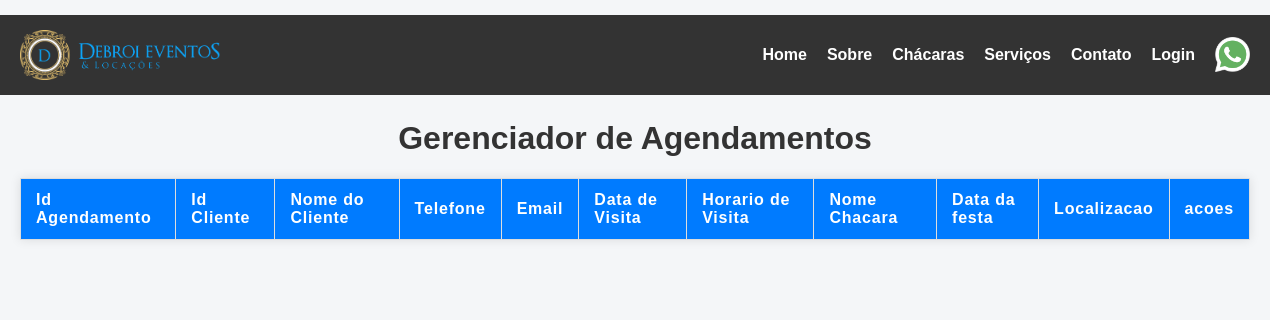
The app's page /gerenciaAgendamentos.php, older data.
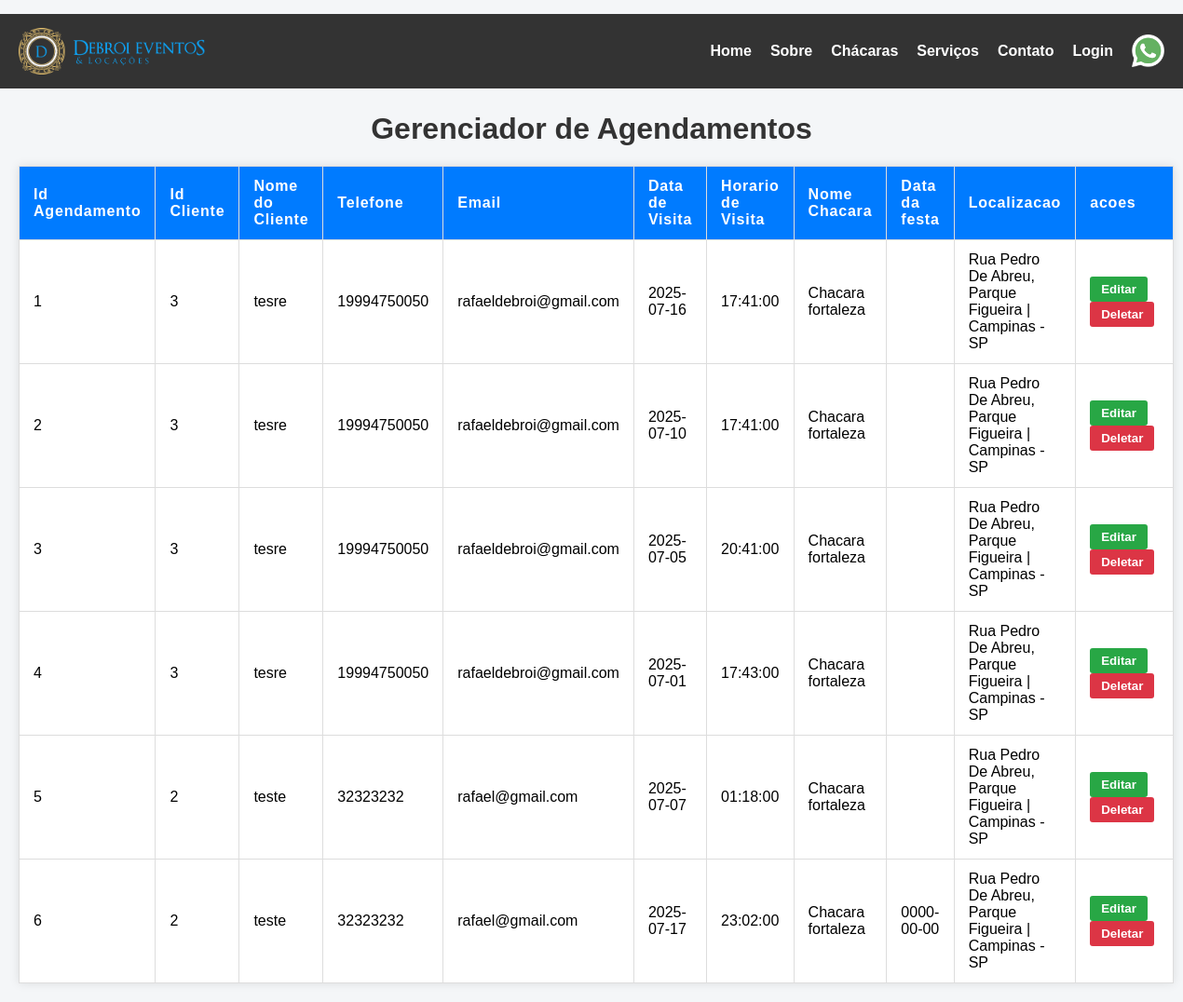
The same page, newer data.
### tables this page shows
CREATE TABLE `usuario` (
  `IdCliente` int(11) NOT NULL AUTO_INCREMENT,
  `Nome` varchar(100) NOT NULL,
  `Email` varchar(255) NOT NULL,
  `Telefone` varchar(15) NOT NULL,
  `Senha` varchar(100) NOT NULL,
  `Cpf` varchar(11) NOT NULL,
  `Admin` int(1) DEFAULT NULL,
  `zap` int(1) DEFAULT NULL,
  PRIMARY KEY (`IdCliente`)
);

CREATE TABLE `agendamentovisita` (
  `IdAgendamentoVisita` int(11) NOT NULL AUTO_INCREMENT,
  `IdCliente` int(11) NOT NULL,
  `DataVisita` date NOT NULL,
  `Hora` time NOT NULL,
  `IdChacara` int(11) NOT NULL,
  `DataFesta` date DEFAULT NULL,
  `ConfirmacaoAgendamento` int(11) DEFAULT NULL,
  `Mensagem` varchar(500) DEFAULT NULL,
  PRIMARY KEY (`IdAgendamentoVisita`),
  KEY `IdCliente` (`IdCliente`),
  KEY `IdChacara` (`IdChacara`),
  CONSTRAINT `agendamentovisita_ibfk_1` FOREIGN KEY (`IdCliente`) REFERENCES `usuario` (`IdCliente`),
  CONSTRAINT `agendamentovisita_ibfk_2` FOREIGN KEY (`IdChacara`) REFERENCES `chacaras` (`IdChacaras`)
);

CREATE TABLE `chacaras` (
  `IdChacaras` int(11) NOT NULL AUTO_INCREMENT,
  `IdProprietario` int(11) NOT NULL,
  `Nome` varchar(100) NOT NULL,
  `Descricao` varchar(500) NOT NULL,
  `IdInfoChacaras` int(11) NOT NULL,
  `IdEndereco` int(11) NOT NULL,
  `IdCorretor` int(11) NOT NULL,
  `LocalizacaoUrlMaps` varchar(1000) NOT NULL,
  PRIMARY KEY (`IdChacaras`),
  KEY `IdProprietario` (`IdProprietario`),
  KEY `IdInfoChacaras` (`IdInfoChacaras`),
  KEY `IdEndereco` (`IdEndereco`),
  KEY `IdCorretor` (`IdCorretor`),
  CONSTRAINT `chacaras_ibfk_1` FOREIGN KEY (`IdProprietario`) REFERENCES `proprietario` (`IdProprietario`),
  CONSTRAINT `chacaras_ibfk_2` FOREIGN KEY (`IdInfoChacaras`) REFERENCES `infochacaras` (`IdInfoChacaras`),
  CONSTRAINT `chacaras_ibfk_3` FOREIGN KEY (`IdEndereco`) REFERENCES `endereco` (`IdEndereco`),
  CONSTRAINT `chacaras_ibfk_4` FOREIGN KEY (`IdCorretor`) REFERENCES `corretor` (`IdCorretor`)
);

CREATE TABLE `endereco` (
  `IdEndereco` int(11) NOT NULL AUTO_INCREMENT,
  `Cep` bigint(20) NOT NULL,
  `rua` varchar(100) NOT NULL,
  `bairro` varchar(100) NOT NULL,
  `cidade` varchar(100) NOT NULL,
  `Estado_Id` int(11) NOT NULL,
  `numero` int(11) NOT NULL,
  PRIMARY KEY (`IdEndereco`),
  KEY `Estado_Id` (`Estado_Id`),
  CONSTRAINT `endereco_ibfk_1` FOREIGN KEY (`Estado_Id`) REFERENCES `estado` (`IdEstado`)
);

CREATE TABLE `estado` (
  `IdEstado` int(11) NOT NULL AUTO_INCREMENT,
  `Estados` varchar(100) NOT NULL,
  PRIMARY KEY (`IdEstado`)
);

### html/gerenciaAgendamentos.php (the view, shortened to what this page needs)
<?php
include('conexao.php');
$AgendamentoSQl = " SELECT
                        a.IdAgendamentoVisita,
                        c.IdCliente,
                        c.Nome AS NomeUsuario,
                        c.Telefone,
                        c.Email,
                        ch.Nome AS NomeChacara,
                        a.DataVisita,
                        a.DataFesta,
                        a.Hora,
                        e.cep,
                        e.rua,
                        e.bairro,
                        e.cidade,
                        e.numero,
                        es.Estados
                        FROM usuario c
                        inner JOIN agendamentovisita a ON a.IdCliente = c.IdCliente
                        inner JOIN chacaras ch ON ch.IdChacaras = a.IdChacara
                        inner JOIN endereco e ON e.IdEndereco = ch.IdEndereco
                        INNER JOIN estado es ON es.IdEstado = e.Estado_Id ;";
$agendamentoConsulta = mysqli_query($conecta, $AgendamentoSQl);
?>
<!DOCTYPE html>
<html lang="pt-BR">
<head>
</head>
<body>
    <header>
        <?php include 'menuBarra.php'; ?>
    </header>
    <div class="TudoviewUser">
        <h1>Gerenciador de Agendamentos</h1>
        <div class="table-container">
            <table>
                <thead>
                    <tr>
                        <th>Id Agendamento</th>
                        <th>Id Cliente</th>
                        <th>Nome do Cliente</th>
                        <th>Telefone</th>
                        <th>Email</th>
                        <th>Data de Visita</th>
                        <th>Horario de Visita</th>
                        <th>Nome Chacara</th>
                        <th>Data da festa</th>
                        <th>Localizacao</th>
                        <th>acoes</th>
                    </tr>
                </thead>
                <tbody>
                    <?php while ($Agendamento = mysqli_fetch_assoc($agendamentoConsulta)) {  ?>
                        <tr>
                            <td><?php echo $Agendamento["IdAgendamentoVisita"]; ?></td>
                            <td><?php echo $Agendamento["IdCliente"]; ?></td>
                            <td><?php echo $Agendamento["NomeUsuario"]; ?></td>
                            <td><?php echo $Agendamento["Telefone"]; ?></td>
                            <td><?php echo $Agendamento["Email"]; ?></td>
                            <td><?php echo $Agendamento["DataVisita"]; ?></td>
                            <td><?php echo $Agendamento["Hora"]; ?></td>
                            <td><?php echo $Agendamento["NomeChacara"]; ?></td>
                            <td><?php echo $Agendamento["DataFesta"]; ?></td>
                            <td><?php echo $Agendamento["rua"] . ", " . $Agendamento["bairro"] . " | " . $Agendamento["cidade"] . " - " . $Agendamento["Estados"]; ?>
                            </td>
                            <td class="actions">
                                <button class="edit-btn">Editar</button>
                                <br>
                                <button class="delete-btn">Deletar</button>
                            </td>
                        </tr>
                    <?php } ?>
                </tbody>
            </table>
        </div>
    </div>
</body>
</html>

### html/menuBarra.php (shortened to what this page needs)
<?php
   include('conexao.php');
   ?>
<link rel="stylesheet" href="../css/menuBarra.css" defer>
<header class="menu-fixo">
    <img class="imagemlogo" src="../img/logoDebroi.png">
    <nav class=" menu-links">
        <a href="index.php"><b>Home</b></a>
        <a href="sobre.php"><b>Sobre</b></a>
        <a href="chacaras.php"><b>Chácaras</b></a>
        <a href="servicos.php"><b>Serviços</b></a>
        <a href="contato.php"><b>Contato</b></a>
        <?php if(!empty($_SESSION["user_portal"])){?>
        <div class="menu-hover">
            <div class="profile-container">
                <div class="profile-button">
                    <img src="https://cdn-icons-png.flaticon.com/512/847/847969.png" alt="perfil" style="width:20px;">
                    Perfil
                </div>
                <div class="profile-dropdown">
                    <div><strong><?php echo $informacaoUser["Nome"]?></strong></div>
                    <div><a href="perfil.php">Meu Perfil</a></div>
                    <?php   if($informacaoUser["Admin"] == 1){?>
                    <div><a href="Gerenciamento.php">Gerenciamento</a></div>
                    <?php } ?>
                    <div><a href="visitaCliente.php">Minhas Visitas</a></div>
                    <div><a href="perfil.php">Favoritos</a></div>
                    <div><a href="logout.php">Sair</a></div>
                </div>
            </div>
        </div>
        <?php }else{?>
        <a href="login.php"><b>Login </b></a>
        <?php }?>
        <a
            href="https://wa.me/5519992313281?text=Olá!%20Gostaria%20de%20consultar%20o%20cardápio%20do%20buffet%20completo">
            <img src="../img/whatsApp.png" alt="WhatsApp" width="35">
        </a>
    </nav>
</header>

### css/menuBarra.css (style rules this page uses)
.menu-fixo { position: fixed; top: 15px; left: 0; width: 100%; height: auto; background: #333; display: flex; justify-content: space-between; align-items: center; padding: 15px 20px; box-sizing: border-box; font-family: sans-serif; font-size: 16px; z-index: 1000; }
.menu-links { display: flex; gap: 20px; flex-wrap: wrap; }
.menu-links a { display: flex; align-items: center; color: #fff; text-decoration: none; transition: color 0.3s; }
.imagemlogo { width: 200px; height: auto; }

### html/gerenciaAgendamentos.php (style rules this page uses)
body { font-family: Arial, sans-serif; margin: 20px; background-color: #f4f6f8; }
h1 { margin-top: 120px; color: #333; text-align: center; }
table { width: 100%; border-collapse: collapse; margin-top: 20px; background: white; box-shadow: 0 0 10px rgba(0, 0, 0, 0.1); }
th, td { padding: 12px 15px; border: 1px solid #ddd; text-align: left; }
th { background-color: #007BFF; color: white; letter-spacing: 0.05em; }
.actions button { margin-right: 5px; padding: 6px 12px; border: none; border-radius: 3px; cursor: pointer; color: white; font-weight: bold; }
.edit-btn { background-color: #28a745; }
.delete-btn { background-color: #dc3545; }

Row changes from the older to the newer data that the page shows:
added usuario: agendamentovisita.IdAgendamentoVisita "1", IdCliente "3", Nome "tesre", Telefone "19994750050", Email "rafaeldebroi@gmail.com", agendamentovisita.DataVisita "2025-07-16", agendamentovisita.Hora "17:41:00", chacaras.Nome "Chacara fortaleza", endereco.rua "Rua Pedro De Abreu", endereco.bairro "Parque Figueira", endereco.cidade "Campinas", estado.Estados "SP", agendamentovisita.IdAgendamentoVisita "2", agendamentovisita.DataVisita "2025-07-10", agendamentovisita.IdAgendamentoVisita "3", agendamentovisita.DataVisita "2025-07-05", agendamentovisita.Hora "20:41:00", agendamentovisita.IdAgendamentoVisita "4", agendamentovisita.DataVisita "2025-07-01", agendamentovisita.Hora "17:43:00"
added usuario: agendamentovisita.IdAgendamentoVisita "5", IdCliente "2", Nome "teste", Telefone "32323232", Email "rafael@gmail.com", agendamentovisita.DataVisita "2025-07-07", agendamentovisita.Hora "01:18:00", chacaras.Nome "Chacara fortaleza", endereco.rua "Rua Pedro De Abreu", endereco.bairro "Parque Figueira", endereco.cidade "Campinas", estado.Estados "SP", agendamentovisita.IdAgendamentoVisita "6", agendamentovisita.DataVisita "2025-07-17", agendamentovisita.Hora "23:02:00", agendamentovisita.DataFesta "0000-00-00"
